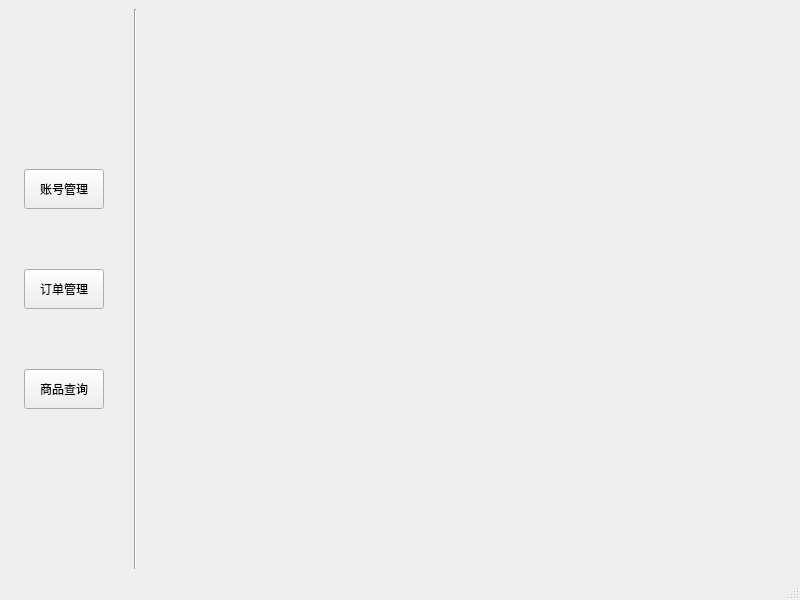
<?xml version="1.0" encoding="UTF-8"?>
<ui version="4.0">
 <class>MainWindow2Admin</class>
 <widget class="QMainWindow" name="MainWindow2Admin">
  <property name="geometry">
   <rect>
    <x>0</x>
    <y>0</y>
    <width>800</width>
    <height>600</height>
   </rect>
  </property>
  <property name="windowTitle">
   <string>MainWindow</string>
  </property>
  <widget class="QWidget" name="centralwidget">
   <layout class="QVBoxLayout" name="verticalLayout_2">
    <item>
     <layout class="QGridLayout" name="gridLayout">
      <property name="leftMargin">
       <number>15</number>
      </property>
      <property name="horizontalSpacing">
       <number>30</number>
      </property>
      <property name="verticalSpacing">
       <number>10</number>
      </property>
      <item row="0" column="0">
       <layout class="QVBoxLayout" name="verticalLayout">
        <property name="spacing">
         <number>60</number>
        </property>
        <item>
         <spacer name="verticalSpacer">
          <property name="orientation">
           <enum>Qt::Vertical</enum>
          </property>
          <property name="sizeHint" stdset="0">
           <size>
            <width>20</width>
            <height>40</height>
           </size>
          </property>
         </spacer>
        </item>
        <item>
         <widget class="QPushButton" name="AccountButton">
          <property name="sizePolicy">
           <sizepolicy hsizetype="Minimum" vsizetype="Minimum">
            <horstretch>0</horstretch>
            <verstretch>0</verstretch>
           </sizepolicy>
          </property>
          <property name="minimumSize">
           <size>
            <width>0</width>
            <height>40</height>
           </size>
          </property>
          <property name="text">
           <string>账号管理</string>
          </property>
         </widget>
        </item>
        <item>
         <widget class="QPushButton" name="OrderButton">
          <property name="sizePolicy">
           <sizepolicy hsizetype="Minimum" vsizetype="Minimum">
            <horstretch>0</horstretch>
            <verstretch>0</verstretch>
           </sizepolicy>
          </property>
          <property name="minimumSize">
           <size>
            <width>0</width>
            <height>40</height>
           </size>
          </property>
          <property name="text">
           <string>订单管理</string>
          </property>
         </widget>
        </item>
        <item>
         <widget class="QPushButton" name="ProductButton">
          <property name="sizePolicy">
           <sizepolicy hsizetype="Minimum" vsizetype="Minimum">
            <horstretch>0</horstretch>
            <verstretch>0</verstretch>
           </sizepolicy>
          </property>
          <property name="minimumSize">
           <size>
            <width>0</width>
            <height>40</height>
           </size>
          </property>
          <property name="text">
           <string>商品查询</string>
          </property>
         </widget>
        </item>
        <item>
         <spacer name="verticalSpacer_2">
          <property name="orientation">
           <enum>Qt::Vertical</enum>
          </property>
          <property name="sizeHint" stdset="0">
           <size>
            <width>20</width>
            <height>40</height>
           </size>
          </property>
         </spacer>
        </item>
       </layout>
      </item>
      <item row="0" column="1">
       <widget class="Line" name="line">
        <property name="orientation">
         <enum>Qt::Vertical</enum>
        </property>
       </widget>
      </item>
      <item row="0" column="2">
       <spacer name="horizontalSpacer">
        <property name="orientation">
         <enum>Qt::Horizontal</enum>
        </property>
        <property name="sizeHint" stdset="0">
         <size>
          <width>40</width>
          <height>20</height>
         </size>
        </property>
       </spacer>
      </item>
     </layout>
    </item>
   </layout>
  </widget>
  <widget class="QMenuBar" name="menubar">
   <property name="geometry">
    <rect>
     <x>0</x>
     <y>0</y>
     <width>800</width>
     <height>22</height>
    </rect>
   </property>
  </widget>
  <widget class="QStatusBar" name="statusbar"/>
 </widget>
 <resources/>
 <connections/>
</ui>
